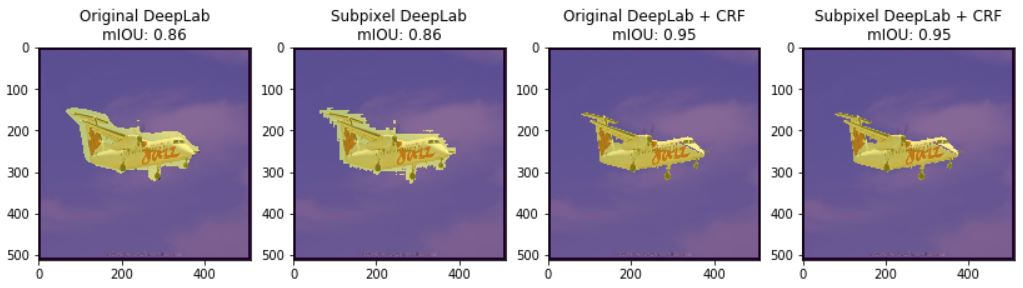
#> input picture projects/ai/naic_seg/gseg/third/Golbstein/examples/exp1.JPG, 1023 x 288 px
$ python -i multi_pool_cut_train.py   (imports and definitions only)
#> lines starting #> are read from the running program, lines starting #| are printed output that depends on the picture; after the words box and inside, x2 and y2 are one past the last pixel; in counts of white or black regions, pixels touching at a corner belong together
'''
Author      : now more
Connect     : lin.honghui@qq.com
LastEditors : now more
Description : 多线程切数据
LastEditTime: 2019-09-02 21:11:38
'''

import numpy as np
import pandas as pd
import cv2 as cv
from PIL import Image
from tqdm import tqdm
import os
from argparse import ArgumentParser
from multiprocessing import Pool
Image.MAX_IMAGE_PIXELS = 1000000000000

def image_resize_save_mask(path):
    #1 打开图片
    img = Image.open(path)
#> img is the input picture: PIL image 1023x288 RGB; mean R, G, B 159.7, 148.4, 175.4
    img = np.asarray(img)
    mask = img[:,:,-1]
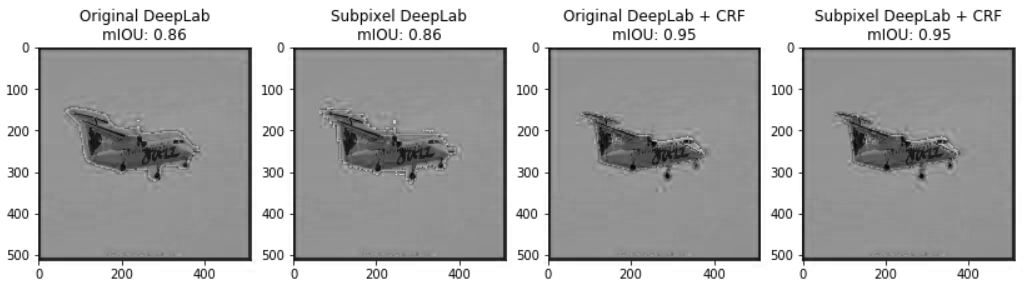
#> mask: shape (288, 1023); min 0, max 255, mean 175.4

    #2 缩放
    cimg = cv.resize(img,None,fx=0.1,fy=0.1)
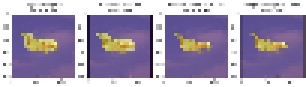
#> cimg: shape (29, 102, 3) (shown 3 times larger); mean R, G, B 162.5, 151.4, 178.3


    #3 保存
    ##3.1 BGR2RGB(PIL通道读取与cv2相反)
    cimg = cv.cvtColor(cimg,cv.COLOR_RGB2BGR)
    ##3.2 解析保存路径
    save_dir = r"./vis/"
    if not os.path.isdir(save_dir): os.makedirs(save_dir)
    root_path,png_name = os.path.split(path)
    filename,filetype = os.path.splitext(png_name)

    vis_mask_name = os.path.join(save_dir,filename+"_mask_vis"+filetype)
    mask_name = os.path.join(save_dir,filename+"_mask"+filetype)
    png_name = os.path.join(save_dir,filename+"_vis"+filetype)

    # cv.imwrite(png_name,cimg,[int(cv.IMWRITE_JPEG_QUALITY),100])
    cv.imwrite(png_name,cimg)
    cv.imwrite(vis_mask_name,mask)
    cv.imwrite(mask_name,mask//255)
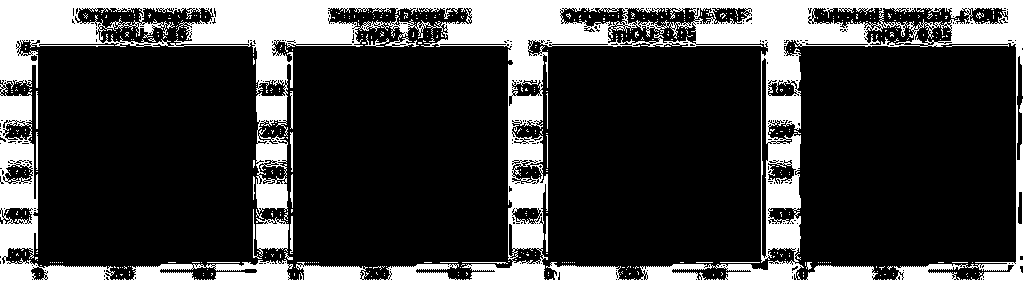
#> saved as exp1_mask.JPG: shape (288, 1023); values 0 (black) and 1 (white), 26% white; 469 white regions (448 under 20 px), largest, box (x1, y1, x2, y2) and area: (0, 0, 1023, 288) 73474, (256, 217, 289, 257) 890, (290, 216, 293, 254) 99


# [71 lines not run here, left out]

>>> result = image_resize_save_mask('../../../../../naic_seg/gseg/third/Golbstein/examples/exp1.JPG')
